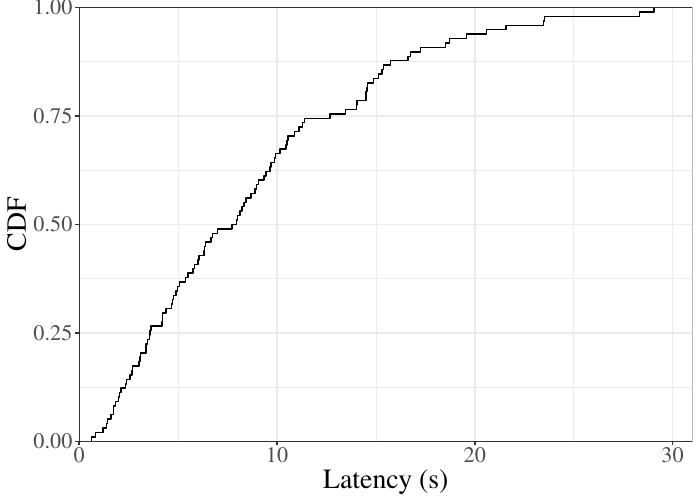

Reproduce this figure in R.
library(ggplot2)

args <- commandArgs(trailingOnly = TRUE)
data <- read.csv(args[1], header=TRUE)

x <- data[,3]

ggplot(data, aes(x=x)) +
  stat_ecdf(show.legend=FALSE) + labs(x='Latency (s)', y='CDF') +
  theme(text = element_text(size=20,family="Times")) + theme_bw() + theme(text = element_text(size=20,family="Times")) + 
  scale_x_continuous(expand=c(0,0), limits=c(0,31)) + 
  scale_y_continuous(expand=c(0,0))

  ggsave("latency.pdf",
       width = 7,
       height = 5)

  print(mean(x))
  print(sd(x))
  print(median(x))
  print(min(x))
  print(max(x))
